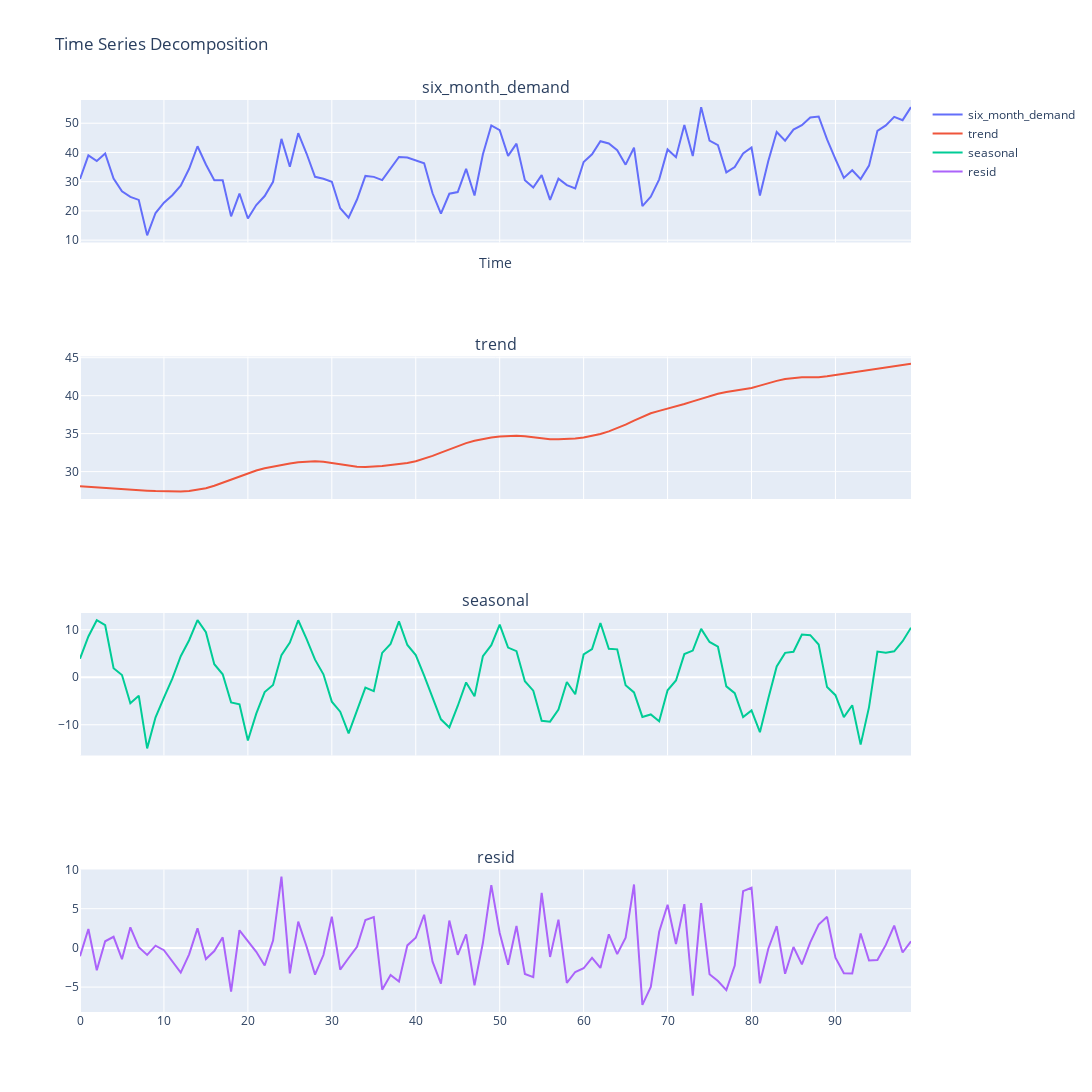

Notebook code for this chart:
### Code cell
stl = STL(df['six_month_demand'], period=12)
result_stl = stl.fit()

# Plot the results
plot_components(result_stl)
